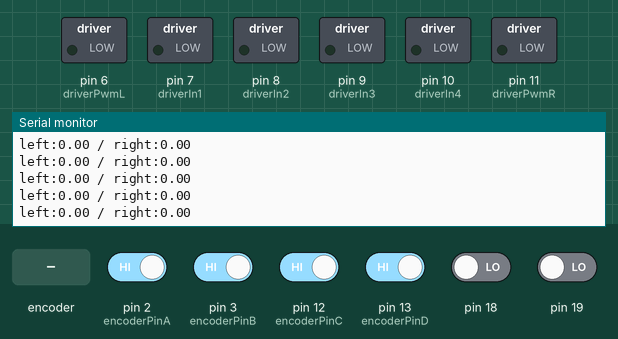
A sketch run on a simulated Arduino Mega 2560, built with avr-gcc and run on an emulated ATmega2560. On the bench: switched loads named in the sketch (green lamp = pin HIGH), the last lines printed to the serial monitor. The inputs (shaded band) are chosen by the test bench; at power-on: pin 2 (encoderPinA), pin 3 (encoderPinB), pin 12 (encoderPinC), pin 13 (encoderPinD) HIGH, pin 18, pin 19 LOW.

Above: at 1.2 s.
1.3 s: rotary encoder on pin 2 (encoderPinA) / pin 3 (encoderPinB) turned 1 step (first pin leading)
At 2.0 s:
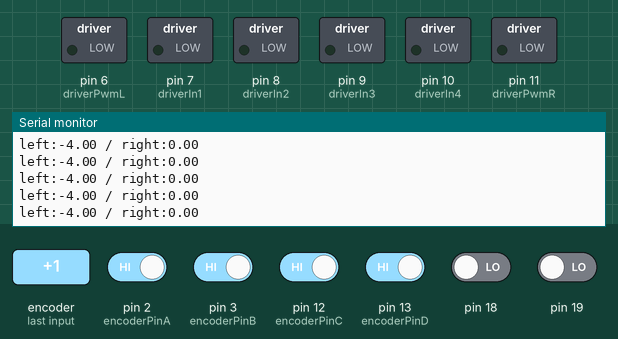
4.5 s: pin 18 driven HIGH
At 5.5 s:
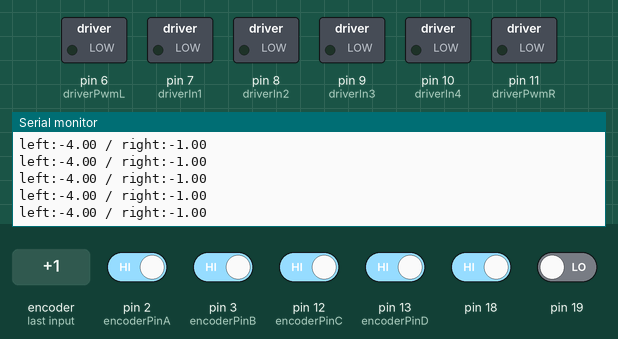
7.5 s: pin 19 driven HIGH
10.5 s: rotary encoder on pin 2 (encoderPinA) / pin 3 (encoderPinB) turned 3 steps (first pin leading)
At 11.1 s:
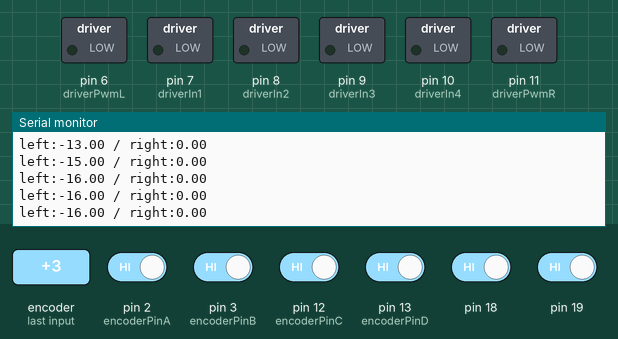
14.1 s: pin 18 driven LOW
At 15.0 s:
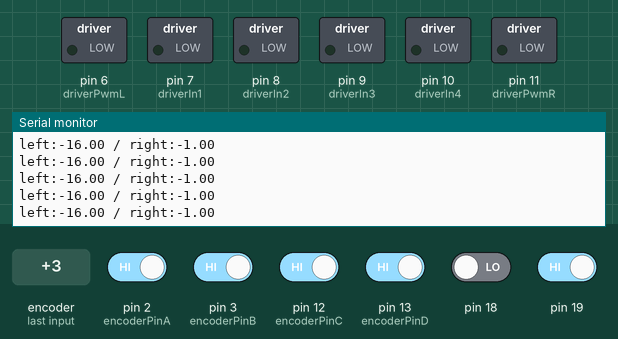
17.1 s: pin 19 driven LOW
Timing chart, 0 to 20.1 s (numbered marks = the images above; inputs shaded):
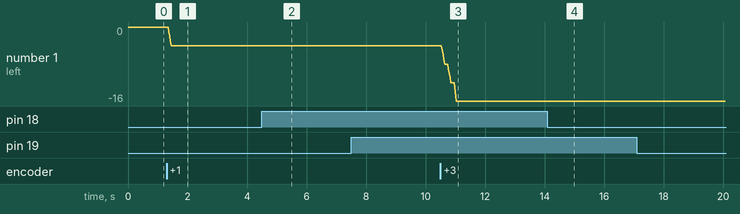

Measured:
- after the input at 1.3 s, the serial monitor: prints a new line after 0.07 s (image 1)
- after the input at 4.5 s, the serial monitor: prints a new line after 0.07 s (image 2)
- after the input at 10.5 s, the serial monitor: prints a new line after 0.06 s (image 3)
- after the input at 14.1 s, the serial monitor: prints a new line after 0.05 s (image 4)
- plotted number 1: 0 → -4 after the input at 1.3 s, -4 → -16 after the input at 10.5 s

The sketch:

encoder_pulse.ino
```cpp
// 엔코더 펄스

#define encoderPinA  2
#define encoderPinB 3
#define encoderPinC 12
#define encoderPinD 13

#define driverPwmL  6
#define driverIn1 7
#define driverIn2 8
#define driverIn3 9
#define driverIn4 10
#define driverPwmR  11

int in1, in2, in3, in4;
int lefePWMoutput, rightPWMoutput;

float encoderPosLeft, encoderPosRight;

void doEncoderA() {
  encoderPosLeft  += (digitalRead(encoderPinA) == digitalRead(encoderPinB)) ? 1 : -1;
}
void doEncoderB() {
  encoderPosLeft  += (digitalRead(encoderPinA) == digitalRead(encoderPinB)) ? -1 : 1;
}
void doEncoderC() {
  encoderPosRight += (digitalRead(encoderPinC) == digitalRead(encoderPinD)) ? 1 : -1;
}
void doEncoderD() {
  encoderPosRight += (digitalRead(encoderPinC) == digitalRead(encoderPinD)) ? -1 : 1;
}
void interruptInit() {
  attachInterrupt(0, doEncoderA, CHANGE);   //mega pin 2
  attachInterrupt(1, doEncoderB, CHANGE);   //mega pin 3
  attachInterrupt(4, doEncoderC, CHANGE);   //mega pin 19
  attachInterrupt(5, doEncoderD, CHANGE);   //mega pin 18
}

void setup() {
  Serial.begin(9600);
  pinMode(driverPwmL, OUTPUT);
  pinMode(driverPwmR, OUTPUT);
  pinMode(driverIn1, OUTPUT);
  pinMode(driverIn2, OUTPUT);
  pinMode(driverIn3, OUTPUT);
  pinMode(driverIn4, OUTPUT);
  pinMode(encoderPinA, INPUT_PULLUP);
  pinMode(encoderPinB, INPUT_PULLUP);
  pinMode(encoderPinC, INPUT_PULLUP);
  pinMode(encoderPinD, INPUT_PULLUP);
  interruptInit();
  digitalWrite(driverIn1, LOW);
  digitalWrite(driverIn2, LOW);
  digitalWrite(driverIn3, LOW);
  digitalWrite(driverIn4, LOW);
  analogWrite(driverPwmL, 0);
  analogWrite(driverPwmR, 0);
}

void loop() {
  // put your main code here, to run repeatedly:
  Serial.print("left:");
  Serial.print(encoderPosLeft);
  Serial.print(" / right:");
  Serial.println(encoderPosRight);
}

void driverSet(int Lpwm, int drivein1, int drivein2, int drivein3, int drivein4, int Rpwm) {
  in1 = drivein1;
  in2 = drivein2;
  in3 = drivein3;
  in4 = drivein4;
  lefePWMoutput = Lpwm;
  rightPWMoutput = Rpwm;
  lefePWMoutput = (Lpwm > 255) ? 255 : Lpwm;
  rightPWMoutput = (Rpwm > 255) ? 255 : Rpwm;
  lefePWMoutput = (Lpwm < 0) ? 0 : Lpwm;
  rightPWMoutput = (Rpwm < 0) ? 0 : Rpwm;

  //all low protect motor driver
  digitalWrite(driverIn1, LOW);
  digitalWrite(driverIn2, LOW);
  digitalWrite(driverIn3, LOW);
  digitalWrite(driverIn4, LOW);
  delay(200);   //essential code protect for motor driver
  digitalWrite(driverIn1, in1);
  digitalWrite(driverIn2, in2);
  digitalWrite(driverIn3, in3);
  digitalWrite(driverIn4, in4);
}
```
